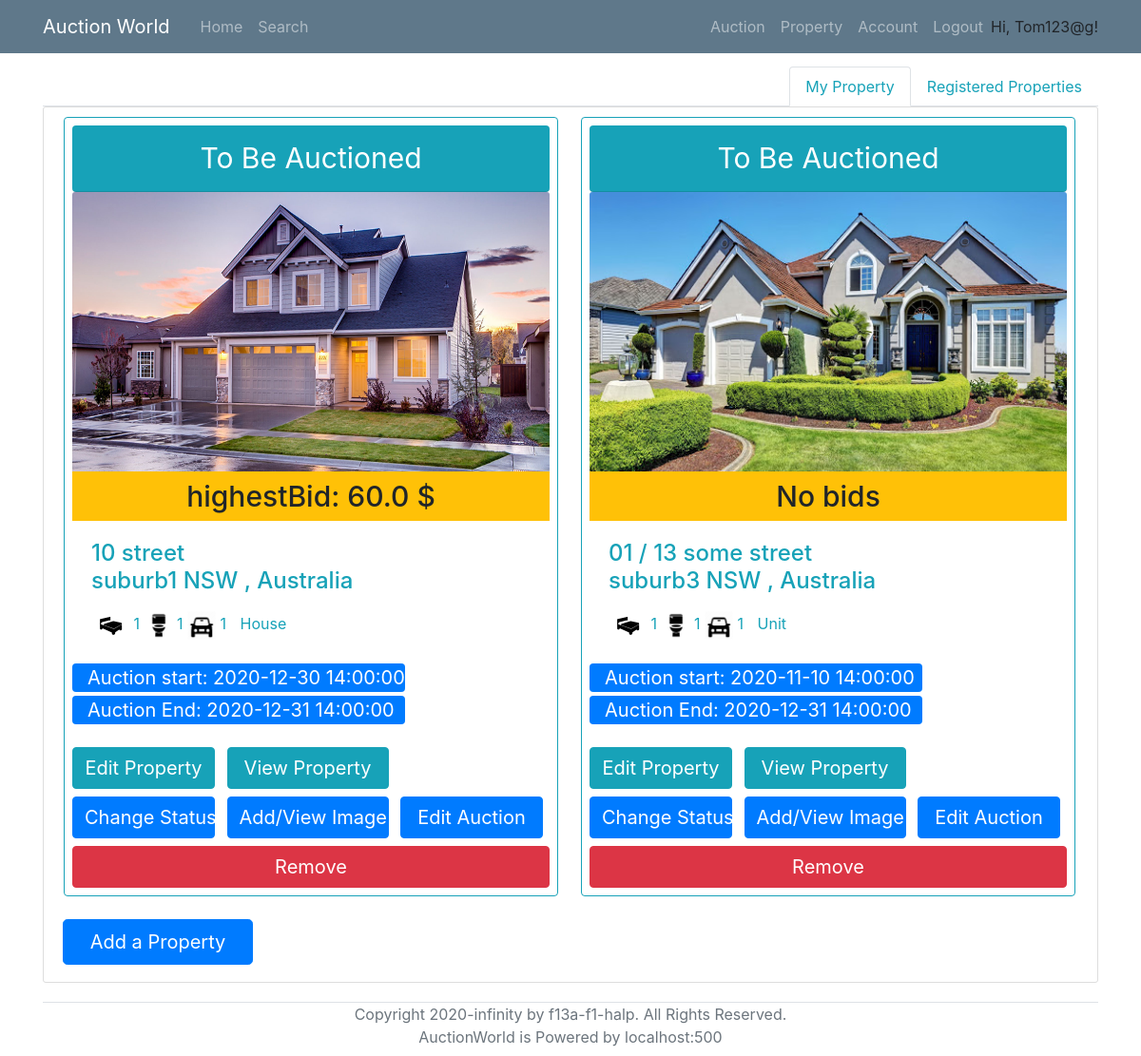
The page /property (signed in) on the database its author committed.
### models.py (models this page shows, shortened)
class User(UserMixin, db.Model):
    __tablename__ = 'User'
    id = db.Column(db.Integer, primary_key = True)
    login_name = db.Column(db.String(collation='NOCASE') ,unique=True, nullable=False)
    email = db.Column(db.String, unique=True, nullable=False)
    password_hash = db.Column(db.String, nullable=False)
    address = db.Column(db.String(1000), nullable=False)
    date_of_birth = db.Column(db.DateTime, nullable=False)
    phone_number = db.Column(db.String, nullable=False)
    id_confirmation = db.Column(db.String(100), nullable=True)
    auctionId = db.relationship('AuctionDetails', backref='seller', lazy='dynamic')
    properties = db.relationship('Property', backref='sellerID', lazy='dynamic')
    cards = db.relationship('BankDetails', backref='user', lazy='dynamic')
    registeredProperties = db.relationship('Property',secondary=lambda: RegisteredAssociation.__table__, backref="RegisteredBidders")

class Property(db.Model):
    __tablename__ = 'Property'
    id = db.Column(db.Integer, primary_key = True)
    property_type = db.Column(db.String)
    add_unit = db.Column(db.String(100))
    add_num = db.Column(db.String(100))
    add_name = db.Column(db.String(100))
    add_suburb = db.Column(db.String(100))
    add_state = db.Column(db.String(3))
    add_pc = db.Column(db.String(4))
    num_bedrooms = db.Column(db.Integer)
    num_parking = db.Column(db.Integer)
    num_bathrooms = db.Column(db.Integer)
    parking_features = db.Column(db.String)
    building_size = db.Column(db.Integer)
    land_size = db.Column(db.Integer)
    inspection_date = db.Column(db.DateTime)
    description = db.Column(db.String(2000))
    year_built = db.Column(db.Integer)
    status = db.Column(db.String)
    seller = db.Column(db.Integer, db.ForeignKey('User.id'))
    auctionId = db.relationship('AuctionDetails', backref='Property', uselist=False)
    photo_collection = db.relationship('Photos', backref='Property', lazy='dynamic')
    registeredBidders = db.relationship('User',secondary=lambda: RegisteredAssociation.__table__, backref="RegisteredProperties")

class Photos(db.Model):
    __tablename__ = 'Photos'
    id = db.Column(db.Integer, primary_key = True)
    photo = db.Column(db.String)
    property_id = db.Column(db.Integer, db.ForeignKey('Property.id'))

class AuctionDetails(db.Model):
    __tablename__ = 'AuctionDetails'
    id = db.Column(db.Integer, primary_key=True)
    AuctionStart = db.Column(db.DateTime, nullable=False)
    AuctionEnd = db.Column(db.DateTime, nullable=False)
    ReservePrice = db.Column(db.Float, nullable=False)
    MinBiddingGap = db.Column(db.Float, nullable=False)
    PropertyID = db.Column(db.String, db.ForeignKey('Property.id'), unique=True, nullable=False)
    SellerID = db.Column(db.Integer, db.ForeignKey('User.id'), nullable=False)

### routes.py (the view)
@app.route("/property")
def property_list():
    my_properties = db.session.query(Property,AuctionDetails,func.max(Bid.Amount).label('highestBid'))\
                        .filter(Property.seller==current_user.id)\
                        .outerjoin(AuctionDetails, AuctionDetails.PropertyID==Property.id)\
                        .outerjoin(Bid, Bid.AuctionID == AuctionDetails.id)\
                        .group_by(Property.id)
    propertiesID_registered=RegisteredAssociation.query.filter_by(RegisteredBidderID=current_user.id).all()
    registeredID_list = [ i.PropertyID for i in propertiesID_registered ]
    registered_properties = db.session.query(Property,AuctionDetails,func.max(Bid.Amount).label('highestBid'))\
                                .filter(Property.id.in_(registeredID_list))\
                                .outerjoin(AuctionDetails, AuctionDetails.PropertyID==Property.id)\
                                .outerjoin(Bid, Bid.AuctionID == AuctionDetails.id)\
                                .group_by(Property.id)
    time_shift_1hr = datetime.now() + timedelta(hours=1)
    return render_template('property.html', properties = my_properties,registered_properties=registered_properties, now_date = time_shift_1hr)

### models.py (called while the page is built)
@login_manager.user_loader
def load_user(id):
    return User.query.get(id)

### templates/property.html (shortened to what this page needs)
{% extends "base.html" %}
{% block content %}
<nav>
    <div class="nav nav-tabs justify-content-end" id="nav-tab" role="tablist">
      <a class="nav-item nav-link text-info active" id="nav-home-tab" data-toggle="tab" href="#nav-home" role="tab" aria-controls="nav-home" aria-selected="true">My Property</a>
      <a class="nav-item nav-link text-info" id="nav-profile-tab" data-toggle="tab" href="#nav-profile" role="tab" aria-controls="nav-profile" aria-selected="false">Registered Properties</a>
    </div>
</nav>
<div class="tab-content" id="nav-tabContent">
    <div class="tab-pane fade show active" id="nav-home" role="tabpanel" aria-labelledby="nav-home-tab">
        <div class="content-section">
            <div class="row col-xl-15">
                {% for (p,a,b) in properties %}
                    <div class="card border-info p-2 col-md-3.8 ml-3 mr-2 mb-3" style="width: 520px;">
                        <div class="card-header rounded text-center bg-info text-white" style="font-size: 30px;">
                            {% if p.status == "auction" %}
                                To Be Auctioned
                            {% elif p.status == "sold" %}
                                Sold
                            {% else %}
                                Error
                            {% endif %}
                        </div>
                        {% if not p.photo_collection.all() %}
                            <img class="card-img-top" src="/static/propertyImage/4.jpg" alt="Card image cap" style="width:502px; height: 300px;" >
                        {% else %}
                            <img class="card-img-top" src="/static/propertyImage/{{p.photo_collection.first().photo}}" alt="Card image cap" style="width:502px; height: 300px;" >
                        {% endif %}
                        <h6 class="card-subtitle pt-2 pb-2 text-center bg-warning" style="font-size: 30px;" >
                            {% if b:%}
                                highestBid: {{b}} $
                            {% else %}
                                No bids
                            {% endif%}
                        </h6>
                        <div class="card-body text-info">
                            <h4 class="card-title">
                                {% if p.add_unit %}
                                    {{p.add_unit}} /
                                {% endif %}
                                {{p.add_num}} {{p.add_name}}<br>{{p.add_suburb}} {{p.add_state}} {{p.pc}}, Australia
                            </h4>
                            <p class="card-text">
                                <span><img src="/static/propertyImage/bedicon.png" alt="Card image cap" style="width:40px; height: 40px;"> {{p.num_bedrooms}}</span>
                                <span><img src="/static/propertyImage/restroom.png" alt="Card image cap" style="width:30px; height: 30px;"> {{p.num_bedrooms}}</span>
                                <span><img src="/static/propertyImage/car.png" alt="Card image cap" style="width:30px; height: 30px;"> {{p.num_parking}}</span>
                                <span style="margin-top: 7px; margin-left: 10px;">{{p.property_type}}</span>
                            </p>
                        </div>
                    {% if a.AuctionStart and a.AuctionEnd %}
                    <div class="mb-2" style="font-size: 20px; width: 350px;">
                        <p class="bg-primary text-white rounded pl-3  mb-1"> Auction start: {{a.AuctionStart}} </p>
                        <p class="bg-primary text-white rounded pl-3 "> Auction End:   {{a.AuctionEnd}} </p>
                    </div>
                    {% else%}
                        <div style="height: 79.2px;width: 350px;">
                            <p class="bg-secondary text-white rounded pl-3  mb-1" style="font-size: 35px;">No Auction Details</p>
                        </div>
                    {% endif %}
                    <div>
                        <span>
                            {% if now_date > p.inspection_date %}
                                <a href="{{ url_for('edit_property', p_id = p.id) }}"><button class='btn btn-info text-white mr-2 ' style="width: 150px; font-size: 20px;" type='submit' disabled>Edit Property</button></a>
                            {% else %}
                                <a href="{{ url_for('edit_property', p_id = p.id) }}"><button class='btn btn-info text-white mr-2 ' style="width: 150px; font-size: 20px;" type='submit'>Edit Property</button></a>
                            {% endif %}
                        </span>
                        <span><a href="{{ url_for('viewProperty', property_id = p.id) }}"><button class='btn btn-info text-white mr-2 ' style="width: 170px; font-size: 20px;" type='submit'>View Property</button></a></span>
                    </div>
                    <div class="mt-2 mb-2">
                        <span><a href="{{ url_for('change_status', p_id = p.id) }}"><button class='btn btn-primary text-white mr-2 ' style="width: 150px; font-size: 20px;" type='submit'>Change Status</button></a></span>
                        <span><a href="{{ url_for('property_image', p_id = p.id) }}"><button class='btn btn-primary text-white mr-2' style="width: 170px; font-size: 20px;" type='submit'>Add/View Image</button></a></span>
                        <span><a href="{{ url_for('createAuction', PropertyID = p.id) }}"><button class='btn btn-primary text-white ' style="width: 150px; font-size: 20px;"  type='submit'>Edit Auction</button></a></span>
                    </div>
                    <a href="{{ url_for('remove_property', p_id = p.id) }}" onclick = "{if (confirm ( 'Are you sure?')) {this. document.formname.submit (); return true;} return false;} "><button class='btn btn-danger'  style="width: 100%; font-size: 20px;" type='submit'>Remove</button></a>
                </div>
                {% endfor %}
            </div>
            <a href="{{ url_for('add_property') }}">
                <button class='btn btn-primary btn-lg text-white mt-2 mb-2' style="width: 200px;" type='submit'>Add a Property</button>
            </a>
        </div>
    </div>
</div>
{% endblock %}

### templates/base.html (shortened to what this page needs)
<!DOCTYPE html>
<html lang="en">
<head>
    <link rel="stylesheet" type="text/css" href="../static/css/main.css">
    <link rel="stylesheet" href="https://maxcdn.bootstrapcdn.com/bootstrap/4.0.0/css/bootstrap.min.css">
</head>
<body>
    <header class="site-header">
        <nav class="navbar navbar-expand-md navbar-dark bg-steel fixed-top">
          <div class="container">
            <a class="navbar-brand mr-4" href="/" >Auction World</a>
            <div class="collapse navbar-collapse" id="navbarToggle">
              <div class="navbar-nav mr-auto">
                <a class="nav-item nav-link" href="{{ url_for('home') }}">Home</a>
                <a class="nav-item nav-link" href="/search">Search</a>
              </div>
              <div class="navbar-nav">
                {% if current_user.is_authenticated %}
                  <a class="nav-item nav-link" href="/auction">Auction</a>
                  <a class="nav-item nav-link" href="/property">Property</a>
                  <a class="nav-item nav-link" href={{ url_for("account", login_name=current_user.login_name) }}>Account</a>
                  <a class="nav-item nav-link" href="/logout">Logout</a>
                  <p style="margin-top: 8px; margin-bottom: 0px;">Hi, {{ current_user.login_name }}!</p>
                {% endif %}
              </div>
            </div>
          </div>
        </nav>
      </header>
      <main role="main" class="container" style="margin-top: 70px;">
        <div class="row">
          <div class="col-md-12">
            {% block content %}{% endblock %}
          </div>
        </div>
        <div class="border-top relative-bottom text-center text-muted mb-2" >
          Copyright 2020-infinity by f13a-f1-halp. All Rights Reserved. <br>
          AuctionWorld is Powered by localhost:500
        </div>
      </main>
</body>
</html>

### static/css/main.css (style rules this page uses)
body { background: #fafafa; color: #333333; margin-top: 5rem; }
h1, h2, h3, h4, h5, h6 { color: #444444; }
.bg-steel { background-color: #5f788a; }
.site-header .navbar-nav .nav-link { color: #cbd5db; }
.content-section { background: #ffffff; padding: 10px 20px; border: 1px solid #dddddd; border-radius: 3px; margin-bottom: 20px; }

### rows shown on the page
User: login_name "Tom123@g"
Property: status "To Be Auctioned", photo_collection.first (picture), b "60.0", add_num "10", add_name "street", add_suburb "suburb1", add_state "NSW", num_bedrooms "1", num_parking "1", property_type "House", AuctionStart "2020-12-30 14:00:00", AuctionEnd "2020-12-31 14:00:00"
Property: status "To Be Auctioned", shows "No bids", add_unit "01", add_num "13", add_name "some street", add_suburb "suburb3", add_state "NSW", num_bedrooms "1", num_parking "1", property_type "Unit", AuctionStart "2020-11-10 14:00:00", AuctionEnd "2020-12-31 14:00:00"
